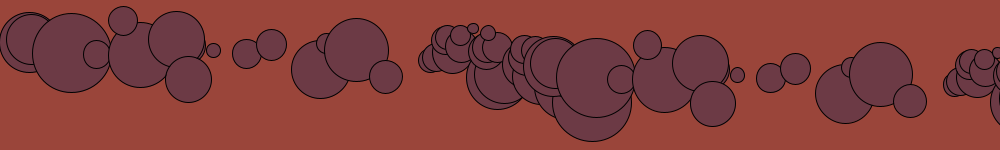
Frame 1 (no input)
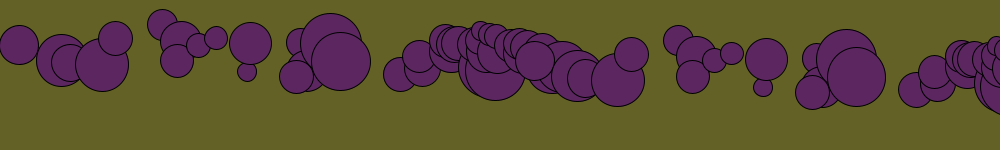
Frame 60 (the mouse pressed at the canvas centre just before this capture)
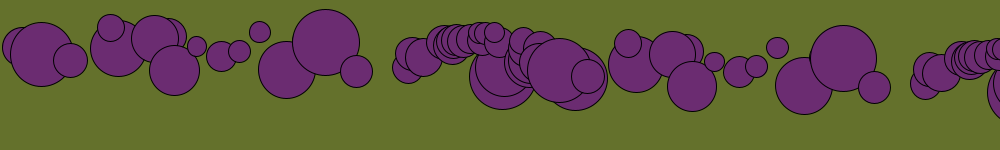
Frame 120 (the mouse held since frame 60 and released just before this capture)

The Processing sketch that drew these frames (run headless with seeded random() and noise(); from frame 60 on, the mouse is pressed at the canvas centre):

// Processing sketch: processing_93187
// ── processing_93187.pde

void  setup () {
  size(1000,150);
}

void nowaFunkcja(float x, float y, float r, float a, float b ) {
   ellipse(b, a, r, r);
   translate(x, y);
}
void draw() {
  background(255 *  noise(frameCount * .01 ), 200 *  noise(30+frameCount * .01), 200 * noise(10+frameCount * .01)  );
  fill (255 *  noise(40+frameCount * .01 ), 200 *  noise(10+frameCount * .01), 200 * noise(30+frameCount * .01)  );
  for(int j = 0; j < 10; j++) {
    for(int i = 0; i < 20; i++) {
      nowaFunkcja(20 + noise(frameCount * .02 ),  noise(frameCount * .01), 100 * noise(frameCount *.01 + i), 100 * noise(100+frameCount *.01 + i), 100 * noise(10+frameCount *.01 + i));
      }
    for (int i = 20; i > 0; i--) {
      nowaFunkcja(5 +  noise(frameCount * .01 ),  noise(frameCount * .01), 100 * noise(frameCount * .01 + i), 100 * noise(frameCount *.01 + i), 100 * noise(frameCount *.01 + i));
    }
  }
}
